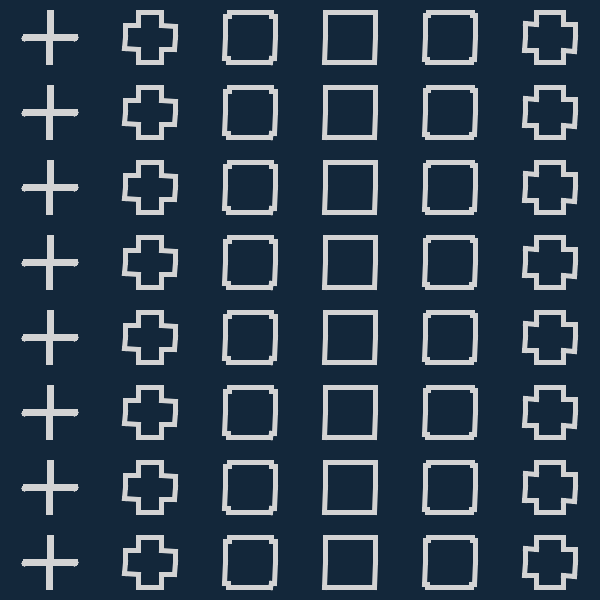
Frame 1 (no input)
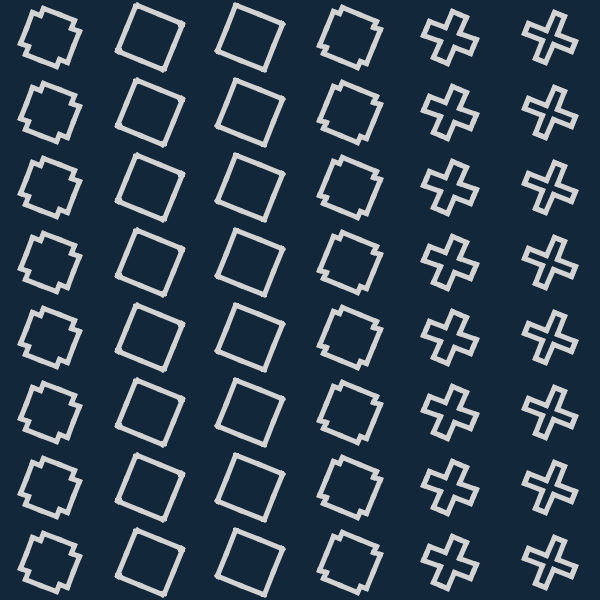
Frame 60 (the mouse pressed at the canvas centre just before this capture)
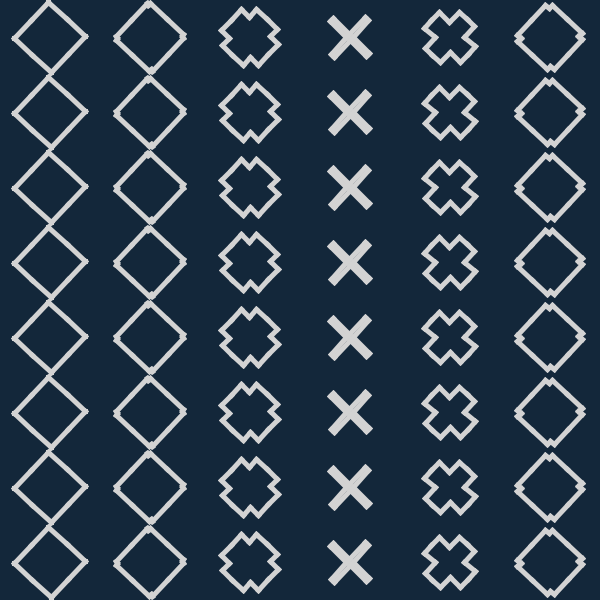
Frame 120 (the mouse held since frame 60 and released just before this capture)

The Processing sketch that drew these frames (run headless with seeded random() and noise(); from frame 60 on, the mouse is pressed at the canvas centre):

// Processing sketch: sketch_170807b
// ── sketch_170807b.pde
float t;
float l = 25;
int rc = 8, cc = 6;
float dir [][] = new float [][] {
  { 1, 0, 1 }, { 0, 1, 2 }, { 1, 0, 2 }, { 0, 1, 1 }, 
  { 0, 1, 1 }, { -1, 0, 2 }, { 0, 1, 2 }, { -1, 0, 1 }, 
  { -1, 0, 1 }, { 0, -1, 2 }, { -1, 0, 2 }, { 0, -1, 1 }, 
  { 0, -1, 1 }, { 1, 0, 2 }, { 0, -1, 2 }, { 1, 0, 1 }
};

void setup() {
  size(600, 600);
  clear();
}

void clear() {
  background(19, 39, 58);
}

void draw() {
  t++;
  clear();

  for (int i = 0; i < cc; i++) {
    for (int j = 0; j < rc; j++) {
      pushMatrix();
      translate((i + 0.5) * width/cc, (j + 0.5) * height/rc);
      rotate(t/25 * 0.05 * PI);
      new Cross().display(new PVector(0, -l), t/25 - PI/cc * i);
      popMatrix();
    }
  }
}

class Cross {
  void display(PVector p, float arg) {
    Line line = new Line(p);
    PVector end = line.display(dir[0][0], dir[0][1], dir[0][2], arg);

    for (int i = 1; i < dir.length; i++) {
      line = new Line(new PVector(end.x, end.y));
      end = line.display(dir[i][0], dir[i][1], dir[i][2], arg);
    }
  }
}

class Line {  
  PVector p;

  Line(PVector p) {
    this.p = p;
  }

  PVector display(float dx, float dy, float type, float arg) {
    float length = len(type, arg);
    PVector end = new PVector(p.x + length * dx, p.y + length * dy);
    stroke(211);
    strokeWeight(5);
    strokeCap(PROJECT);
    line(p.x, p.y, end.x, end.y);
    return end;
  }

  float len(float type, float arg) {
    switch (int(type)) {
    case 1: 
      return l * abs(sin(arg));
    case 2: 
      return l - l * abs(sin(arg));
    default: 
      return 0;
    }
  }
}
